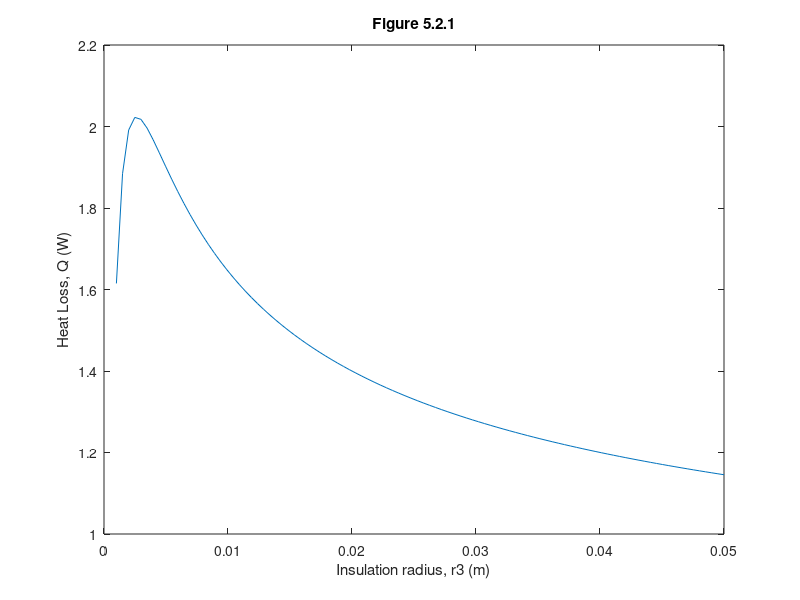
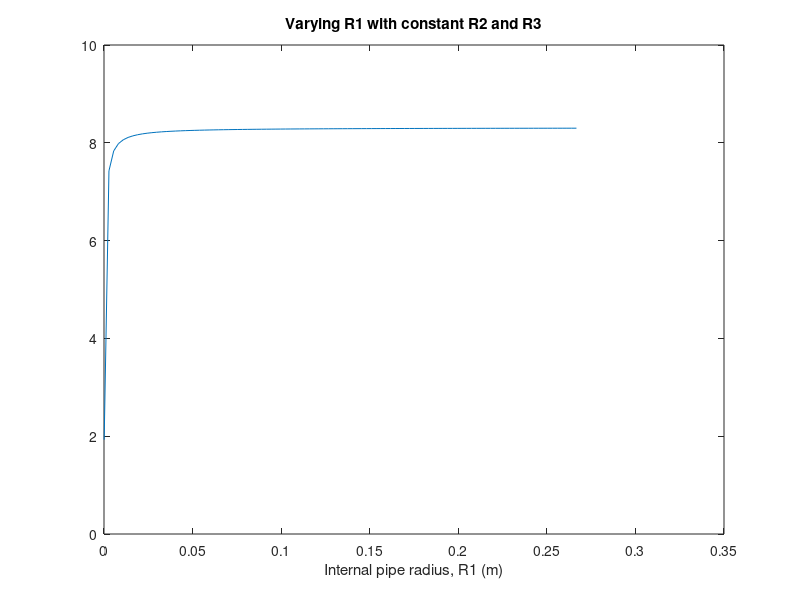

These figures' MATLAB source, in order: (Note: this script raises an error after producing the figures.)
%% Piping Optimisation Code
tic;
%% Problem Formulation
% Heat Transfer in the pipe
kp = 385; % thermal conductivity of copper
kins = 0.021; % thermal conductivity of insulation
hint = 100; % heat transfer coefficient (internal)
hext = 8; % heat transfer coefficient (external)
tinf = 15; % temperature of air surrounding insulation
tbar = 55; % average temperature of water in the pipes 
Lp = 1; % length of piping
fl = 0.1; % L/s volumetric flow rate in heating system
r1_b = [0.0001, 0.2667]; % Bounds for r1, interal pipe radius
r2_b = [0.0015,0.267]; % Bounds for r2, external pipe radius
r3_b = [0.0015,0.5]; % Bounds for r3, insulation radius


Q = @(r) ((2*pi*r(3)*Lp*(tbar-tinf))/((r(3)/(hint*r(1)))+((r(3)*log(r(2)/r(1)))/kp)+((r(3)*log(r(3)/r(2)))/kins)+(1/hext)));

% Pressure Loss
mu = 0.0005039; % Pa*s viscosity of water at 55 degrees
rho = 985.7; % kg m^-3 density of water at 55 degrees
e = 0.0000015; % m absolute roughness of copper pipe

Pf = @(r) (frictionFactor(r(1), rho, fl, mu, e)*(Lp/(2*r(1)))*(0.5*rho*flowSpeed(r(1), fl)^2))/rho;
%% Assumptions
%{
Pipe external diameter -> 6mm -> 567 mm
Pipe thickness -> 0.3mm -> 6mm
Insulation thickness -> 0 -> 100mm
Pipe has no bends
Heat transfer coefficients are constant
%}

%% Problem Visualisation
%% Critical Radius of Insulation (Figure 5.2.1)
r3 = linspace(0.001,0.05,100);
r1 = 0.0005*ones(1,100);
r2 = 0.0008*ones(1,100);

r = num2cell([r1;r2,;r3],1);
q = cellfun(Q, r);
figure;
plot(r3,q)
xlabel('Insulation radius, r3 (m)')
ylabel('Heat Loss, Q (W)')
title('Figure 5.2.1')

%% Monotonicity
%% Sweeping through r1 (Figure 5.3.1)
r1 = linspace(r1_b(1),r1_b(2), 100);
r2 = ((r2_b(1)+r2_b(2))/2)*ones(1,100);
r3 = ((r3_b(1)+r3_b(2))/2)*ones(1,100);

r = num2cell([r1;r2,;r3],1);

out = cellfun(Q, r);
figure;
plot(r1, out)
xlabel('Internal pipe radius, R1 (m)')
title('Varying R1 with constant R2 and R3')

%% Multiobjective Solving

%% Pareto Plot gamultiobj (Figure 5.4.1)
fcn = @(r) [Q(r),Pf(r)];

rng default % For reproducibility
A = [1,-1,0;0,1,-1;0,-1,0];
b = [-0.0003;0;-0.003];
Aeq = [];
beq = [];
lb = [r1_b(1),r2_b(1)];
ub = [r1_b(2),r2_b(2)]; 

[x,fval] = gamultiobj(fcn,3,A,b,Aeq,beq,lb,ub);

figure;
plot(fval(:,1),fval(:,2),'ko')
axis([0.3 2 -1e14 8e14])
xlabel('Heat loss, Q')
ylabel('Pressure Loss, E')
title('Pareto Points in Function Space')

%% Utility Function
%{
Maximise the amount of hot water delivered to the midpoint of the system
(takes into account both pressure loss and heat loss)
%}

u = @(r) Q(r)+Pf(r)*flowSpeed(r(1),fl); % utility function - overall energy loss

r0 = [(r1_b(1)+r1_b(2))/2, (r2_b(1)+r2_b(2))/2, (r3_b(1)+r3_b(2))/2]; % initial point

disp(r0)

%% Trust Region - unconstrained attempt - unfeasible solution
options = optimoptions('fminunc','Algorithm','quasi-newton', 'MaxFunEvals',1000);
[r, fval] = fminunc(u,r0,options);

disp(['Initial Objective: ' num2str(Q(r0))])
disp(table(r(1),r(2),r(3), 'VariableNames',{'r1', 'r2', 'r3'}))
disp(['Final Objective - Trust Region: ' num2str(Q(r))])
disp('r2 < r1 so objective is unfeasible')

%% Interior point
options = optimoptions('fmincon','Display','iter','Algorithm','interior-point', 'MaxFunEvals',1000);
[r, fval, exitflag, output, lambda, grad, hessian] = fmincon(u,r0,A,b,Aeq,beq,lb,ub,@cons,options);

disp(['Initial Objective: ' num2str(u(r0))])
disp(table(r(1),r(2),r(3), 'VariableNames',{'r1', 'r2', 'r3'}))
disp(['Final Objective - Interior Point: ' num2str(u(r))])



%% SQP to determine more accurate solution

r0 = [r(1),r(2),r(3)];
options = optimoptions('fmincon','Display','iter','Algorithm','sqp', 'MaxFunEvals',2000,'StepTolerance',1e10);
[r, fval, exitflag, output, lambda, grad, hessian] = fmincon(u,r0,A,b,Aeq,beq,lb,ub,@cons,options);

disp(['Initial Objective: ' num2str(u(r0))])
disp(table(r(1),r(2),r(3), 'VariableNames',{'r1', 'r2', 'r3'}))
disp(['Final Objective - SQP: ' num2str(u(r))])
disp('Lagrangian Multipliers:')

disp(table(lambda.ineqlin,[lambda.ineqnonlin;NaN],lambda.lower,lambda.upper, 'VariableNames',{'ineqlin','ineqnonlin','lower','upper'}))



%% Sensistivity Analysis
disp(table(grad(1),grad(2),grad(3), 'VariableNames',{'Gradient r1', 'Gradient r2', 'Gradient r3'}))

%% sweeping through r1 - Figure 5.4.2
r1 = linspace(r0(1)-r0(1)/2,r0(1)+r0(1)/2, 100);
r2 = r0(2)*ones(1,100);
r3 = r0(3)*ones(1,100);

r = num2cell([r1;r2,;r3],1);
out = cellfun(u, r);
figure;
plot(r1, out)
hold on
plot(r0(1), out(50), 'ko')
xlabel('Internal pipe radius, r1 (m)')
ylabel('Utility, U (W)')

%% sweeping through r2 - Figure 5.4.3
r1 = r0(1)*ones(1,100);
r2 = linspace(r0(2)-r0(2)/2,r0(2)+r0(2)/2, 100);
r3 = r0(2)*ones(1,100);

r = num2cell([r1;r2,;r3],1);
out = cellfun(u, r);
figure;
plot(r2, out)
hold on
plot(r0(2), out(50), 'ko')
xlabel('External pipe radius, r2 (m)')
ylabel('Utility, U (W)')

%% sweeping through r3 - Figure 5.4.4
r1 = r0(1)*ones(1,100);
r2 = r0(2)*ones(1,100);
r3 = linspace(r0(3)-r0(3)/2,r0(3)+r0(3)/2, 100);

r = num2cell([r1;r2,;r3],1);
out = cellfun(u, r);
figure;
plot(r3, out)
hold on
plot(r0(3), out(50), 'ko')
xlabel('Insulation pipe radius, r3 (m)')
ylabel('Utility, U (W)')

%% Paramteric Study

%% Varying Hint - Figure 5.4.5
hint_range = linspace(10,1000,100);
h = zeros(1,100);
for i = 1:100
    hint = hint_range(i);
    Q = @(r) ((2*pi*r(3)*Lp*(tbar-tinf))/((r(3)/(hint*r(1)))+((r(3)*log(r(2)/r(1)))/kp)+((r(3)*log(r(3)/r(2)))/kins)+(1/hext)));
    Pf = @(r) ((frictionFactor(r(1), rho, fl, mu, e)*(Lp/(2*r(1)))*(0.5*rho*flowSpeed(r(1), fl)^2))/rho)*flowSpeed(r(1),fl);
    u = @(r) Q(r)+Pf(r);
    h(i) = u(r0);
end

figure;
plot(hint_range, h)
xlabel('Internal Heat Transfer Coefficient')
ylabel('Overall power loss (W)')

%% Varying Hext - Figure 5.4.6
hext_range = linspace(0.08,80,100);
h = zeros(1,100);
for i = 1:100
    hext = hext_range(i);
    Q = @(r) ((2*pi*r(3)*Lp*(tbar-tinf))/((r(3)/(hint*r(1)))+((r(3)*log(r(2)/r(1)))/kp)+((r(3)*log(r(3)/r(2)))/kins)+(1/hext)));
    Pf = @(r) ((frictionFactor(r(1), rho, fl, mu, e)*(Lp/(2*r(1)))*(0.5*rho*flowSpeed(r(1), fl)^2))/rho)*flowSpeed(r(1),fl);
    u = @(r) Q(r)+Pf(r);
    h(i) = u(r0);
end

figure;
plot(hext_range, h)
xlabel('External Heat Transfer Coefficient')
ylabel('Overall power loss (W)')

%% Varying fl 
fl_range = linspace(0.001,1,100);
u_fl = zeros(1,100);
for i = 1:100
    fl = fl_range(i);
    Q = @(r) ((2*pi*r(3)*Lp*(tbar-tinf))/((r(3)/(hint*r(1)))+((r(3)*log(r(2)/r(1)))/kp)+((r(3)*log(r(3)/r(2)))/kins)+(1/hext)));
    Pf = @(r) ((frictionFactor(r(1), rho, fl, mu, e)*(Lp/(2*r(1)))*(0.5*rho*flowSpeed(r(1), fl)^2))/rho)*flowSpeed(r(1),fl);
    u = @(r) Q(r)+Pf(r);
    u_fl(i) = u(r0);
end

figure;
loglog(fl_range, u_fl)
xlabel('Flow Rate')
ylabel('Overall power loss (W)')

toc
%% Non Linear Constraints

function [c,ceq] = cons(r)
ceq= [];
c4 = -r(2)+0.003;
c6 = (pi*(r(3)^2-r(2)^2)/2) - (pi*(r(2)^2-r(1)^2));
c = [c4,c6];
end

%% Functions
function f = frictionFactor(r1, rho, fl, mu, e)
    Re = (rho*flowSpeed(r1, fl)*2*r1)/mu; % Reynolds number
    ed = e/(2*r1);
    
    colebrook_fed = @(f, ed) 1/sqrt(f)+2*log10((ed/3.7)+(2.51)/(Re*sqrt(f)));
    
    if Re > 4000 %turbulent
        f = fzero(@(f) colebrook_fed(f, ed), [0.008, 0.1]);
    elseif Re < 2000 %laminar
        f = 64/Re;
    else %transitional
        f = (((Re-2000)/(4000-2000))*(0.1-0.008))+0.008;
    end
end

function u = flowSpeed(r1, fl)
    u = fl/(pi*r1^2); % m s^-1 average speed of water 
end
